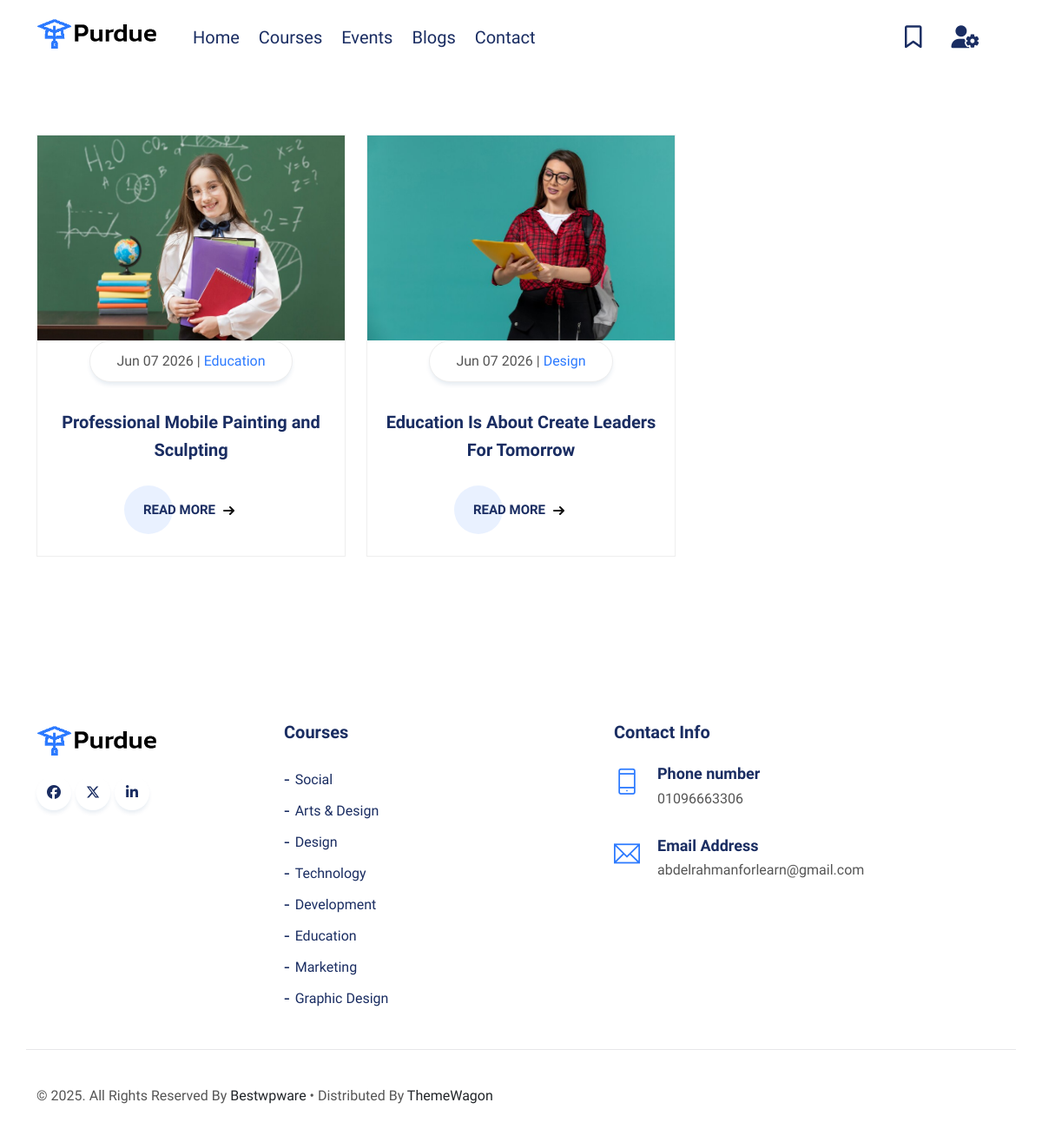
The page /my-saved-blogs/ (signed in) on the database its author committed.
### core/models.py (models this page shows, shortened)
class Blog(models.Model):
    author = models.ForeignKey(
        settings.AUTH_USER_MODEL,
        on_delete=models.CASCADE,
        related_name="author_blog",
    )
    title = models.CharField(max_length=100, db_index=True)
    img = models.ImageField(upload_to="Course_Image/")
    tags = models.ManyToManyField(Category, related_name="tags")
    saves = models.ManyToManyField(
        settings.AUTH_USER_MODEL, related_name="saved_blog", blank=True
    )
    loves = models.ManyToManyField(
        settings.AUTH_USER_MODEL, related_name="loved_blog", blank=True
    )
    content = models.TextField()
    published = models.DateTimeField(auto_now_add=True)
    slug = models.SlugField(max_length=100, null=True, blank=True, db_index=True)

class Category(models.Model):
    name = models.CharField(max_length=150)
    img = models.ImageField(upload_to="Category_Image/", null=True, blank=True)
    slug = models.CharField(max_length=150, null=True, blank=True)
    def __str__(self):
        return self.name

### core/views.py (the view)
# urls.py: path("my-saved-blogs/", views.saved_blogs, name="my-saved-blogs"),
def saved_blogs(request):
    user = get_object_or_404(User, id=request.user.id)
    blogs = Blog.objects.filter(saves=user).prefetch_related("tags")
    return render(request, "core/saved_blogs.html", {"blogs": blogs})

### core/context_processors.py (called while the page is built)
def share_func(request):
    if "superuser" in request.path:
        return {}
    else:
        if request.user.is_authenticated:
            check_newsletter = NewsLetter.objects.filter(useremail=request.user.email)
            if not check_newsletter.exists():
                show_newsletter = True
            else:
                show_newsletter = False
        else:
            show_newsletter = True
        categories = Category.objects.filter(Q(img__icontains=".")).prefetch_related(
            "categories", "tags"
        )[:8]
        return {"categories": categories, "show_newsletter": show_newsletter}

### templates/core/saved_blogs.html
{% extends 'base.html' %}
{% block body %}
	<section class="blog_area_bg section-padding">
		<div class="container">
			<div class="row">
				{% for blog in blogs %}
					<div class="col-lg-4 col-sm-4 col-xs-12 wow fadeInUp" data-wow-duration="1s" data-wow-delay="0.1s" data-wow-offset="0">
						<div class="single_blog">
							<img src="{{blog.img.url}}" class="img-fluid" alt="image" />
							<div class="img_info">
								<span>{{blog.published|date:'M d o'}} | <a href="{% url 'blog' blog.slug %}">{{blog.tags.first}}</a></span>
							</div>
							<div class="content_box">
								<h2><a href="{% url 'blog' blog.slug %}">{{blog.title}}</a></h2>
								<a href="{% url 'blog' blog.slug %}" target='_blank' class="cta"><span>Read More</span>
								<svg width="13px" height="10px" viewBox="0 0 13 10">
									<path d="M1,5 L11,5"></path>
									<polyline points="8 1 12 5 8 9"></polyline>
								</svg>
								</a>
							</div>
						</div>
					</div>
					{% empty %}
                    <h1 class="text-center mt-5 mb-5 text-primary">You Don't Have Saved Blogs. </h1>
				{% endfor %}
			</div>
		</div>
	</section>
{% endblock body %}

### templates/parts/footer.html
{% load static %}
<div class="footer section-padding">
    <div class="container">
        <div class="row">
            <div class="col-lg-3 col-sm-6 col-xs-12">
                <div class="single_footer">
                    <a href="index.html"><img src="{% static 'assets/images/all-img/logo.png' %}" alt=""></a>
                </div>
                <div class="foot_social">
                    <ul>
                        <li><a href="#" class="top_f_facebook"><i class="fa-brands fa-facebook"></i></a></li>
                        <li><a href="#" class="top_f_twitter"><i class="fa-brands fa-x-twitter"></i></a></li>
                        <li><a href="#" class="top_f_linkedin"><i class="fa-brands fa-linkedin-in"></i></a></li>
                    </ul>
                </div>
            </div>
            <div class="col-lg-4 col-sm-6 col-xs-12">
                <div class="single_footer">
                    <h4>Courses</h4>
                    <ul>
                    {% for cat in categories %}
                        <li><a href="{% url 'category_slug' cat.slug %}">{{cat.name}}</a></li>
                    {% endfor %}
                    </ul>
                </div>
            </div>
            <div class="col-lg-5 col-sm-6 col-xs-12">
                <div class="single_footer">
                    <h4>Contact Info</h4>
                    <div class="sf_contact">
                        <span class="ti-mobile"></span>
                        <h3>Phone number</h3>
                        <p>01096663306</p>
                    </div>
                    <div class="sf_contact">
                        <span class="ti-email"></span>
                        <h3>Email Address</h3>
                        <p>abdelrahmanforlearn@gmail.com</p>
                    </div>
                </div>
            </div>
        </div>
        <div class="row fc">
            <div class="col-lg-6 col-sm-6 col-xs-12">
                <div class="footer_copyright">
                    <p>&copy; 2025. All Rights Reserved by <a href="https://bestwpware.com/" class="text-dark" target="_blank">bestwpware</a> • Distributed by <a href="https://themewagon.com" class="text-dark" target="_blank">ThemeWagon</a> </p>
                </div>
            </div>
        </div>
    </div>
</div>

### rows shown on the page
Blog: img (picture), published "Jun 07 2026", tags.first "Education", title "Professional Mobile Painting and Sculpting"
Blog: img (picture), published "Jun 07 2026", tags.first "Design", title "Education Is About Create Leaders For Tomorrow"
Category: name "Social"
Category: name "Arts & Design"
Category: name "Design"
Category: name "Technology"
Category: name "Development"
Category: name "Education"
Category: name "Marketing"
Category: name "Graphic Design"
